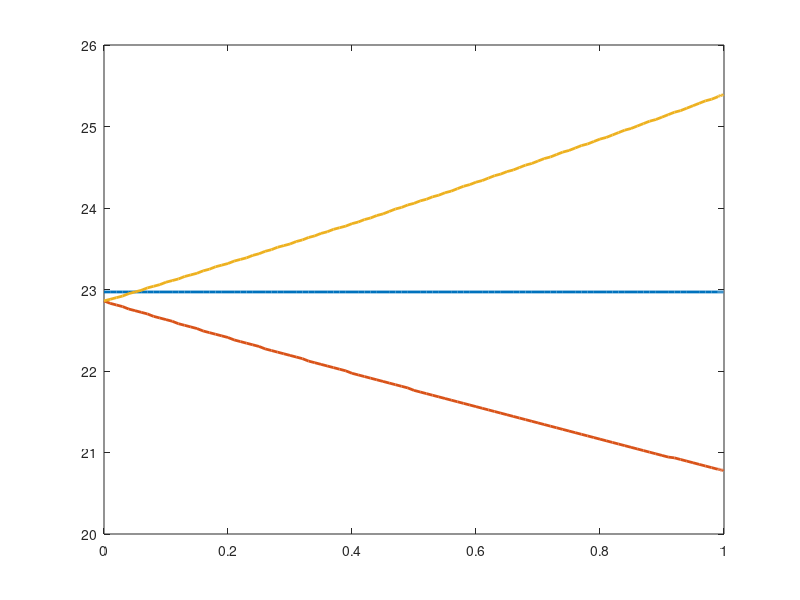

Source code (MATLAB): (Note: this script raises an error after producing the figure.)
% Code designed to demonstrate detection of universally stationary frame (USF)
function USF_via_gravity()
%% initializations, constants and simple functions
% initialization
clear all
clc
close all

% constants
c  = 299792458;  % [m/s] speed of light
G  = 6.6744e-11; % [m^3/(kg s)] gravitational constant
Me = 5.97219e24; % [kg] earth's mass
Ms = 333000*Me;  % [kg] sun's mass
et = 0.5*c^2;    % [m^2/s^2] specific total energy
AU = 152.03e9;   % [m] distance from sun to earth

% simple functions
gamma       = @(v) 1./sqrt(1-v.^2);
add_vel     = @(v1_in,v2_in) (v1_in+v2_in)/(1 + v1_in*v2_in);
grav_2_dt   = @(g,r) sqrt(1-g*r/et);
r_2_gravObj = @(M,r) G*M/r^2;
gravimeter  = @(dtnear_dtfar,dr) (c^2/(2*dr))*(1-(dtnear_dtfar)^2);

%% experiement: travel two gravimeters (probes) towards center of massed object (MO)
% set conditions (in MO's frame)
M_MO      = 1e3*Ms; % [kg] mass of object at center of experiment
r_measure = AU/2;   % [m] nearest clock distance from center of MO
probe_dv  = 0.1;    % [frac of c] speed of probes relative to MO
gmtr_dr   = 1000;   % [m] clocks distance apart when stationary

% initialize
gr_orbit_all  = [];
gr_probe1_all = [];
gr_probe2_all = [];

% loop through range of MO velocities
v_obj_all = [0:0.01:0.99 0.99:0.001:0.999]; % [frac of c] speed of MO (in USF)
for ivo = 1 : length(v_obj_all)
    % (in USF)
    v_obj         = v_obj_all(ivo);           % [frac of c] velocity of MO
    v_p1          = add_vel(v_obj,probe_dv);  % [frac of c] velocity of probe1
    v_p2          = add_vel(v_obj,-probe_dv); % [frac of c] velocity of probe2
    drUSF_drp_obj = gamma(v_obj);             % [-] kinetic differential for MO
    drUSF_drp_p1  = gamma(v_p1);              % [-] kinetic differential for probe1
    drUSF_drp_p2  = gamma(v_p2);              % [-] kinetic differential for probe2
    
    % determine kinetic time/space dilation effects on grivimeters (in USF)
    gmtr_dr_USF_obj = gmtr_dr/drUSF_drp_obj; % [m] clocks distance apart
    gmtr_dr_USF_p1  = gmtr_dr/drUSF_drp_p1;  % [m] clocks distance apart
    gmtr_dr_USF_p2  = gmtr_dr/drUSF_drp_p2;  % [m] clocks distance apart
    
    % determine effects on gravimeter from orbit of MO (in  MO frame)
    dr_obit       = drUSF_drp_obj*gmtr_dr_USF_obj;       % [m] clocks distance apart
    r_f_orbit     = r_measure+dr_obit;                   % [m] farthest clock distance to MO
    r_n_orbit     = r_measure;                           % [m] nearest clock distance to MO
    dtn_dtf_orbit = frames_dtn_dtf(r_f_orbit,r_n_orbit); % [-] clock differential
    g_m_orbit     = gravimeter(dtn_dtf_orbit,gmtr_dr);   % [m/s^2] measured g
    
    % determine effects on gravimeter from probe 1 (in  MO frame)
    dr_p1          = drUSF_drp_obj*gmtr_dr_USF_p1;          % [m] clocks distance apart
    r_f_probe1     = r_measure+dr_p1;                       % [m] farthest clock distance to MO
    r_n_probe1     = r_measure;                             % [m] nearest clock distance to MO
    dtn_dtf_probe1 = frames_dtn_dtf(r_f_probe1,r_n_probe1); % [-] clock differential
    g_m_probe1     = gravimeter(dtn_dtf_probe1,gmtr_dr);    % [m/s^2] measured g
    
    % determine effects on gravimeter from probe 2 (in  MO frame)
    dr_probe2      = drUSF_drp_obj*gmtr_dr_USF_p2;          % [m] clocks distance apart
    r_f_probe2     = r_measure+dr_probe2;                   % [m] farthest clock distance to MO
    r_n_probe2     = r_measure;                             % [m] nearest clock distance to MO
    dtn_dtf_probe2 = frames_dtn_dtf(r_f_probe2,r_n_probe2); % [-] clock differential
    g_m_probe2     = gravimeter(dtn_dtf_probe2,gmtr_dr);    % [m/s^2] measured g
    
    % store results
    gr_orbit_all  = [gr_orbit_all g_m_orbit];
    gr_probe1_all = [gr_probe1_all g_m_probe1];
    gr_probe2_all = [gr_probe2_all g_m_probe2];
end

% plot results
fig = figure(1);
hold off
plot(v_obj_all, gr_orbit_all,'LineWidth',2);
hold on
plot(v_obj_all, gr_probe1_all,'LineWidth',2);
plot(v_obj_all, gr_probe2_all,'LineWidth',2);

% clean up plot
legend('Orbital g(r)','Gravimeter1 g(r)','Gravimeter2 g(r)','FontSize',16,'location','NW');
xlabel({'Dimensional Velocity of Massed Object [fraction of c]','With Respect to USF'},'FontSize',16);
ylabel('Measured $g(r)~\left[\frac{m}{s^2}\right]$','FontSize',16,'Interpreter','latex');
grid on
a = get(gca,'XTickLabel');
set(gca,'XTickLabel',a,'fontsize',16)
xticks([0:.1:1]);
annotation(fig, 'textbox', [.13 .10 .8 .2], 'String'...
    ,sprintf('Mass of massed object: %d [Solar Masses]',M_MO/Ms)...
    ,'EdgeColor','none','FontSize',14);
annotation(fig, 'textbox', [.13 .07 .8 .2], 'String'...
    ,sprintf('Gravimeter clocks original distance apart: %d [km]',gmtr_dr/1e3)...
    ,'EdgeColor','none','FontSize',14);
annotation(fig, 'textbox', [.13 .04 .8 .2], 'String'...
    ,sprintf('Measurement distance from center of mass: %0.1f [AU]',r_measure/AU)...
    ,'EdgeColor','none','FontSize',14);
annotation(fig, 'textbox', [.13 .01 .8 .2], 'String'...
    ,sprintf('Speed of probes relative to massed object: %0.1f [fraction of c]',probe_dv)...
    ,'EdgeColor','none','FontSize',14);

%% supporting function
    function dtn_dtf = frames_dtn_dtf(r_f,r_n)
        % (in MO frame)
        g_f     = r_2_gravObj(M_MO,r_f); % gravitational specific force at clock farthest from MO
        g_n     = r_2_gravObj(M_MO,r_n); % gravitational specific force at clock nearest to MO
        dt_f    = grav_2_dt(g_f,r_f);    % time dilation of clock farthest from MO
        dt_n    = grav_2_dt(g_n,r_n);    % time dilation of clock nearest to MO
        dtn_dtf = dt_n/dt_f;             % relative time differential between closest and farthest clock
    end
end